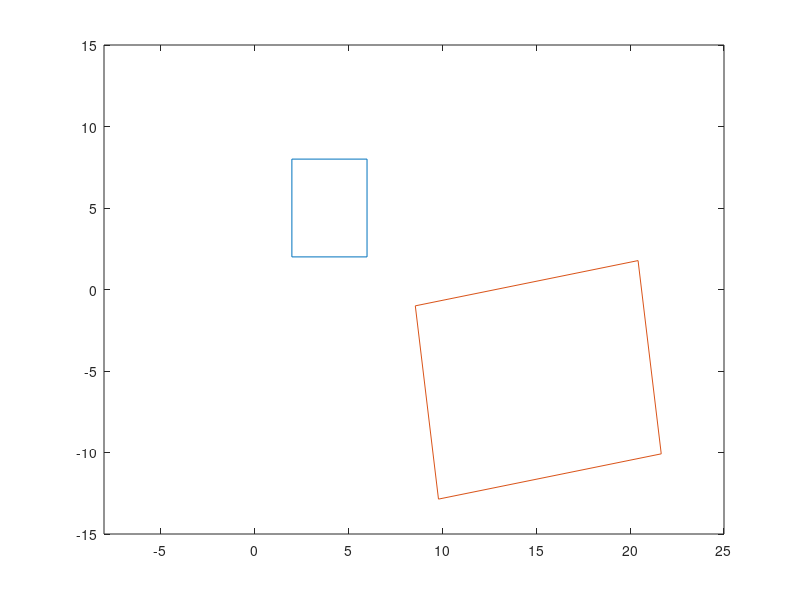

Reproduce this figure in MATLAB.
rectangle = [2 6 6 2 2; 2 2 8 8 2 ; 1 1 1 1 1];
x = rectangle(1,:);
y = rectangle(2,:);

rotate = [cos(30) -sin(30) 0; sin(30) cos(30) 0; 0 0 1] * rectangle;
x2 = rotate(1,:);
y2 = rotate(2,:);

scale = [2 0 0;0 3 0;0 0 1]* rotate;

x3 =scale (1,:);
y3 =scale (2,:);

translate = [1 0 4; 0 1 4; 0 0 1] * scale;
x4 =translate(1,:);
y4 =translate(2,:);

plot(x,y,x4,y4)
axis([-8 25 -15 15])